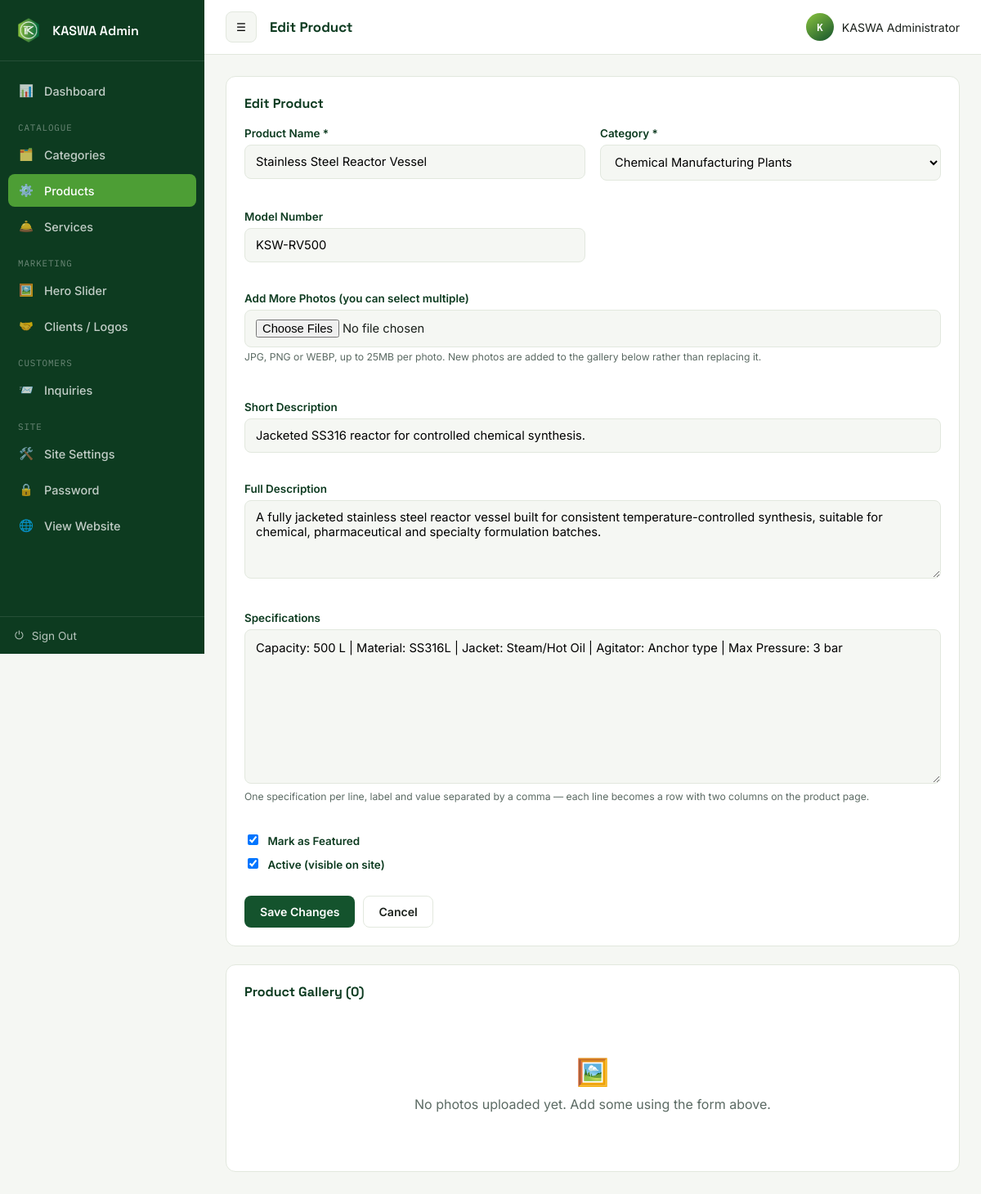
Screenshot of /admin/product-edit.php?id=1 (signed in) with the database file from the repository.
### tables this page shows
CREATE TABLE `products` (
  `id` int(11) NOT NULL,
  `category_id` int(11) NOT NULL,
  `name` varchar(200) NOT NULL,
  `slug` varchar(220) NOT NULL,
  `model_no` varchar(100) DEFAULT NULL,
  `short_description` varchar(300) DEFAULT NULL,
  `description` text DEFAULT NULL,
  `specifications` text DEFAULT NULL,
  `image` varchar(255) DEFAULT NULL,
  `is_featured` tinyint(1) DEFAULT 0,
  `status` tinyint(1) DEFAULT 1,
  `created_at` timestamp NOT NULL DEFAULT current_timestamp()
);

CREATE TABLE `categories` (
  `id` int(11) NOT NULL,
  `name` varchar(150) NOT NULL,
  `slug` varchar(160) NOT NULL,
  `description` text DEFAULT NULL,
  `icon` varchar(100) DEFAULT 'flask',
  `image` varchar(255) DEFAULT NULL,
  `sort_order` int(11) DEFAULT 0,
  `status` tinyint(1) DEFAULT 1,
  `created_at` timestamp NOT NULL DEFAULT current_timestamp()
);

### admin/product-edit.php (the view, shortened to what this page needs)
<?php
require_once __DIR__ . '/includes/auth.php';
$id = (int)($_GET['id'] ?? 0);
$stmt = $pdo->prepare("SELECT * FROM products WHERE id = ?");
$stmt->execute([$id]);
$product = $stmt->fetch();
$categories = $pdo->query("SELECT * FROM categories ORDER BY sort_order ASC")->fetchAll();
$galleryStmt = $pdo->prepare("SELECT * FROM product_images WHERE product_id = ? ORDER BY sort_order ASC");
$galleryStmt->execute([$id]);
$gallery = $galleryStmt->fetchAll();
require_once __DIR__ . '/includes/page-head.php';
?>
<div class="card card-wide">
    <div class="card-head"><h3>Edit Product</h3></div>
    <form method="post" enctype="multipart/form-data">
        <div class="form-grid">
            <div class="form-group"><label>Product Name *</label><input type="text" name="name" required value="<?= htmlspecialchars($product['name']) ?>"></div>
            <div class="form-group"><label>Category *</label>
                <select name="category_id" required>
                    <?php foreach ($categories as $cat): ?>
                    <option value="<?= $cat['id'] ?>" <?= $cat['id'] == $product['category_id'] ? 'selected' : '' ?>><?= htmlspecialchars($cat['name']) ?></option>
                    <?php endforeach; ?>
                </select>
            </div>
            <div class="form-group"><label>Model Number</label><input type="text" name="model_no" value="<?= htmlspecialchars($product['model_no']) ?>"></div>
            <div class="form-group full">
                <label>Add More Photos (you can select multiple)</label>
                <input type="file" name="images[]" accept=".jpg,.jpeg,.png,.webp" multiple data-preview-multi="#imgPreviewGrid">
                <div class="hint">JPG, PNG or WEBP, up to 25MB per photo. New photos are added to the gallery below rather than replacing it.</div>
            </div>
            <div class="form-group full"><label>Short Description</label><input type="text" name="short_description" value="<?= htmlspecialchars($product['short_description']) ?>"></div>
            <div class="form-group full"><label>Full Description</label><textarea name="description" rows="4"><?= htmlspecialchars($product['description']) ?></textarea></div>
            <div class="form-group full">
                <label>Specifications</label>
                <textarea name="specifications" rows="7" class="spec-textarea" placeholder="Capacity, 500 L
Material, SS316
Max Pressure, 3 bar"><?= htmlspecialchars($product['specifications']) ?></textarea>
                <div class="hint">One specification per line, label and value separated by a comma — each line becomes a row with two columns on the product page.</div>
            </div>
            <div class="form-group">
                <label><input type="checkbox" name="is_featured" <?= $product['is_featured'] ? 'checked' : '' ?> style="width:auto; display:inline-block; margin-right:8px;"> Mark as Featured</label>
                <label style="margin-top:10px;"><input type="checkbox" name="status" <?= $product['status'] ? 'checked' : '' ?> style="width:auto; display:inline-block; margin-right:8px;"> Active (visible on site)</label>
            </div>
        </div>
        <div class="form-actions">
            <button type="submit" class="btn btn-primary">Save Changes</button>
            <a href="products.php" class="btn btn-outline">Cancel</a>
        </div>
    </form>
</div>
<div class="card">
    <div class="card-head"><h3>Product Gallery (<?= count($gallery) ?>)</h3></div>
    <?php if (empty($gallery)): ?>
        <div class="empty-state"><div class="icon">🖼️</div>No photos uploaded yet. Add some using the form above.</div>
    <?php endif; ?>
</div>
<?php require_once __DIR__ . '/includes/page-foot.php'; ?>

### admin/assets/css/admin.css (style rules this page uses)
:root { --forest: #14532d; --forest-dark: #0d3b20; --leaf: #4d9e35; --lime: #8bc53f; --graphite: #1b211c; --paper: #f5f7f3; --steel: #5b6a63; --steel-light: #e2e8de; --white: #ffffff; --danger: #d1453b; --sidebar-w: 250px; --sidebar-w-collapsed: 76px; --font-display: 'Space Grotesk', sans-serif; --font-body: 'Inter', sans-serif; --font-mono: 'IBM Plex Mono', monospace; }
* { box-sizing: border-box; }
body { margin: 0; font-family: var(--font-body); background: var(--paper); color: var(--graphite); }
a { text-decoration: none; color: inherit; }
h1,h2,h3,h4 { font-family: var(--font-display); margin: 0 0 .4em; }
.btn { display: inline-flex; align-items: center; gap: 7px; padding: 10px 18px; border-radius: 8px; font-weight: 600; font-size: 0.88rem; border: 1px solid transparent; cursor: pointer; font-family: var(--font-body); transition: all .15s ease; }
.btn-primary { background: var(--forest); color: var(--white); }
.btn-outline { border-color: var(--steel-light); background: var(--white); color: var(--graphite); }
.card-wide { max-width: 1000px; margin-left: auto; margin-right: auto; }
.card { background: var(--white); border: 1px solid var(--steel-light); border-radius: 12px; padding: 22px; margin-bottom: 22px; }
.card-head { display: flex; align-items: center; justify-content: space-between; margin-bottom: 18px; flex-wrap: wrap; gap: 10px; }
.card-head h3 { font-size: 1rem; color: var(--forest-dark); margin: 0; }
.form-grid { display: grid; grid-template-columns: 1fr 1fr; gap: 18px; }
.form-group { margin-bottom: 18px; }
.form-group.full { grid-column: 1 / -1; }
.form-group label { display: block; font-size: 0.84rem; font-weight: 600; margin-bottom: 6px; color: var(--forest-dark); }
.form-group .hint { font-size: 0.76rem; color: var(--steel); margin-top: 4px; }
.spec-textarea { font-family: var(--font-mono, 'IBM Plex Mono', monospace); line-height: 1.6; }
.form-group input, .form-group select, .form-group textarea { width: 100%; padding: 11px 13px; border: 1px solid var(--steel-light); border-radius: 8px; font-family: var(--font-body); font-size: 0.92rem; background: var(--paper); }
.form-actions { display: flex; gap: 10px; margin-top: 6px; }
.empty-state { text-align: center; padding: 50px 20px; color: var(--steel); }
.empty-state .icon { font-size: 2rem; margin-bottom: 10px; }

### rows the page displays
products: name "Stainless Steel Reactor Vessel", category_id "Chemical Manufacturing Plants", model_no "KSW-RV500", short_description "Jacketed SS316 reactor for controlled chemical synthesis.", description "A fully jacketed stainless steel reactor vessel built for consistent temperature-controlled synthesis, suitable for chemical, pharmaceutical and specialty formulation batches.", specifications "Capacity: 500 L | Material: SS316L | Jacket: Steam/Hot Oil | Agitator: Anchor type | Max Pressure: 3 bar", is_featured "☑", status "☑"

### other values shown
$page_title "Edit Product"
substr(admin_name(), 0, 1) "K"
admin_name() "KASWA Administrator"
count($gallery) "0"
